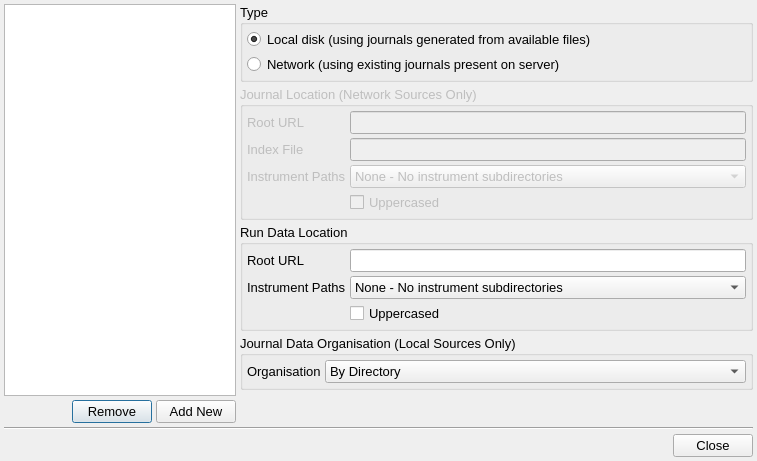
<?xml version="1.0" encoding="UTF-8"?>
<ui version="4.0">
 <class>JournalSourcesDialog</class>
 <widget class="QDialog" name="JournalSourcesDialog">
  <property name="geometry">
   <rect>
    <x>0</x>
    <y>0</y>
    <width>757</width>
    <height>461</height>
   </rect>
  </property>
  <property name="font">
   <font>
    <pointsize>10</pointsize>
   </font>
  </property>
  <property name="windowTitle">
   <string>Dialog</string>
  </property>
  <layout class="QVBoxLayout" name="verticalLayout_4">
   <property name="spacing">
    <number>4</number>
   </property>
   <property name="leftMargin">
    <number>4</number>
   </property>
   <property name="topMargin">
    <number>4</number>
   </property>
   <property name="rightMargin">
    <number>4</number>
   </property>
   <property name="bottomMargin">
    <number>4</number>
   </property>
   <item>
    <layout class="QHBoxLayout" name="horizontalLayout_3">
     <item>
      <layout class="QVBoxLayout" name="verticalLayout_2">
       <property name="spacing">
        <number>4</number>
       </property>
       <item>
        <widget class="QListView" name="SourcesListView"/>
       </item>
       <item>
        <layout class="QHBoxLayout" name="horizontalLayout_2">
         <property name="spacing">
          <number>4</number>
         </property>
         <item>
          <spacer name="horizontalSpacer_2">
           <property name="orientation">
            <enum>Qt::Horizontal</enum>
           </property>
           <property name="sizeHint" stdset="0">
            <size>
             <width>40</width>
             <height>20</height>
            </size>
           </property>
          </spacer>
         </item>
         <item>
          <widget class="QPushButton" name="RemoveSourceButton">
           <property name="text">
            <string>Remove</string>
           </property>
          </widget>
         </item>
         <item>
          <widget class="QPushButton" name="AddNewSourceButton">
           <property name="text">
            <string>Add New</string>
           </property>
          </widget>
         </item>
        </layout>
       </item>
      </layout>
     </item>
     <item>
      <layout class="QVBoxLayout" name="verticalLayout_3">
       <item>
        <widget class="QGroupBox" name="SourceTypGroup">
         <property name="title">
          <string>Type</string>
         </property>
         <layout class="QVBoxLayout" name="verticalLayout">
          <property name="spacing">
           <number>4</number>
          </property>
          <property name="leftMargin">
           <number>4</number>
          </property>
          <property name="topMargin">
           <number>4</number>
          </property>
          <property name="rightMargin">
           <number>4</number>
          </property>
          <property name="bottomMargin">
           <number>4</number>
          </property>
          <item>
           <widget class="QRadioButton" name="GeneratedTypeRadioButton">
            <property name="text">
             <string>Local disk (using journals generated from available files)</string>
            </property>
            <property name="checked">
             <bool>true</bool>
            </property>
           </widget>
          </item>
          <item>
           <widget class="QRadioButton" name="NetworkTypeRadioButton">
            <property name="text">
             <string>Network (using existing journals present on server)</string>
            </property>
           </widget>
          </item>
         </layout>
        </widget>
       </item>
       <item>
        <widget class="QGroupBox" name="JournalLocationGroup">
         <property name="enabled">
          <bool>false</bool>
         </property>
         <property name="title">
          <string>Journal Location (Network Sources Only)</string>
         </property>
         <layout class="QFormLayout" name="formLayout">
          <property name="horizontalSpacing">
           <number>4</number>
          </property>
          <property name="verticalSpacing">
           <number>4</number>
          </property>
          <property name="leftMargin">
           <number>4</number>
          </property>
          <property name="topMargin">
           <number>4</number>
          </property>
          <property name="rightMargin">
           <number>4</number>
          </property>
          <property name="bottomMargin">
           <number>4</number>
          </property>
          <item row="0" column="0">
           <widget class="QLabel" name="JournalRootURLLabel">
            <property name="text">
             <string>Root URL</string>
            </property>
           </widget>
          </item>
          <item row="0" column="1">
           <widget class="QLineEdit" name="JournalRootURLEdit"/>
          </item>
          <item row="1" column="0">
           <widget class="QLabel" name="JournalIndexFileLabel">
            <property name="text">
             <string>Index File</string>
            </property>
           </widget>
          </item>
          <item row="1" column="1">
           <widget class="QLineEdit" name="JournalIndexFIleEdit"/>
          </item>
          <item row="2" column="0">
           <widget class="QLabel" name="JournalInstrumentPathLabel">
            <property name="text">
             <string>Instrument Paths</string>
            </property>
           </widget>
          </item>
          <item row="2" column="1">
           <widget class="QComboBox" name="JournalInstrumentPathCombo">
            <item>
             <property name="text">
              <string>None - No instrument subdirectories</string>
             </property>
            </item>
            <item>
             <property name="text">
              <string>Name - Separate directories named after instruments</string>
             </property>
            </item>
            <item>
             <property name="text">
              <string>NDXName - Separate directories with 'ndx' names</string>
             </property>
            </item>
            <item>
             <property name="text">
              <string>AltNDXName - Separate directories with 'ndx' or alt-'ndx' names</string>
             </property>
            </item>
           </widget>
          </item>
          <item row="3" column="1">
           <widget class="QCheckBox" name="JournalInstrumentPathUppercaseCheck">
            <property name="text">
             <string>Uppercased</string>
            </property>
           </widget>
          </item>
         </layout>
        </widget>
       </item>
       <item>
        <widget class="QGroupBox" name="RunDataLocationGroup">
         <property name="title">
          <string>Run Data Location</string>
         </property>
         <layout class="QFormLayout" name="formLayout_2">
          <property name="horizontalSpacing">
           <number>4</number>
          </property>
          <property name="verticalSpacing">
           <number>4</number>
          </property>
          <property name="leftMargin">
           <number>4</number>
          </property>
          <property name="topMargin">
           <number>4</number>
          </property>
          <property name="rightMargin">
           <number>4</number>
          </property>
          <property name="bottomMargin">
           <number>4</number>
          </property>
          <item row="0" column="0">
           <widget class="QLabel" name="RunDataRootURLLabel">
            <property name="text">
             <string>Root URL</string>
            </property>
           </widget>
          </item>
          <item row="0" column="1">
           <widget class="QLineEdit" name="RunDataRootURLEdit"/>
          </item>
          <item row="1" column="1">
           <widget class="QComboBox" name="RunDataInstrumentPathCombo">
            <item>
             <property name="text">
              <string>None - No instrument subdirectories</string>
             </property>
            </item>
            <item>
             <property name="text">
              <string>Name - Separate directories named after instruments</string>
             </property>
            </item>
            <item>
             <property name="text">
              <string>NDXName - Separate directories with 'ndx' names</string>
             </property>
            </item>
            <item>
             <property name="text">
              <string>AltNDXName - Separate directories with 'ndx' or alt-'ndx' names</string>
             </property>
            </item>
           </widget>
          </item>
          <item row="1" column="0">
           <widget class="QLabel" name="RunDataInstrumentPathLabel">
            <property name="text">
             <string>Instrument Paths</string>
            </property>
           </widget>
          </item>
          <item row="2" column="1">
           <widget class="QCheckBox" name="RunDataInstrumentPathUppercaseCheck">
            <property name="text">
             <string>Uppercased</string>
            </property>
           </widget>
          </item>
         </layout>
        </widget>
       </item>
       <item>
        <widget class="QGroupBox" name="DataOrganisationGroup">
         <property name="title">
          <string>Journal Data Organisation (Local Sources Only)</string>
         </property>
         <layout class="QFormLayout" name="formLayout_3">
          <property name="horizontalSpacing">
           <number>4</number>
          </property>
          <property name="verticalSpacing">
           <number>4</number>
          </property>
          <property name="leftMargin">
           <number>4</number>
          </property>
          <property name="topMargin">
           <number>4</number>
          </property>
          <property name="rightMargin">
           <number>4</number>
          </property>
          <property name="bottomMargin">
           <number>4</number>
          </property>
          <item row="0" column="0">
           <widget class="QLabel" name="RunDataRootURLLabel_2">
            <property name="toolTip">
             <string>How run data will be organised into generated journals</string>
            </property>
            <property name="text">
             <string>Organisation</string>
            </property>
           </widget>
          </item>
          <item row="0" column="1">
           <widget class="QComboBox" name="comboBox">
            <property name="toolTip">
             <string>How run data will be organised into generated journals</string>
            </property>
            <item>
             <property name="text">
              <string>By Directory</string>
             </property>
            </item>
            <item>
             <property name="text">
              <string>By RB Number</string>
             </property>
            </item>
           </widget>
          </item>
         </layout>
        </widget>
       </item>
       <item>
        <spacer name="verticalSpacer">
         <property name="orientation">
          <enum>Qt::Vertical</enum>
         </property>
         <property name="sizeHint" stdset="0">
          <size>
           <width>20</width>
           <height>40</height>
          </size>
         </property>
        </spacer>
       </item>
      </layout>
     </item>
    </layout>
   </item>
   <item>
    <widget class="Line" name="line">
     <property name="orientation">
      <enum>Qt::Horizontal</enum>
     </property>
    </widget>
   </item>
   <item>
    <layout class="QHBoxLayout" name="horizontalLayout">
     <property name="spacing">
      <number>4</number>
     </property>
     <item>
      <spacer name="horizontalSpacer">
       <property name="orientation">
        <enum>Qt::Horizontal</enum>
       </property>
       <property name="sizeHint" stdset="0">
        <size>
         <width>40</width>
         <height>20</height>
        </size>
       </property>
      </spacer>
     </item>
     <item>
      <widget class="QPushButton" name="CloseButton">
       <property name="text">
        <string>Close</string>
       </property>
      </widget>
     </item>
    </layout>
   </item>
  </layout>
 </widget>
 <resources/>
 <connections>
  <connection>
   <sender>GeneratedTypeRadioButton</sender>
   <signal>toggled(bool)</signal>
   <receiver>JournalLocationGroup</receiver>
   <slot>setDisabled(bool)</slot>
   <hints>
    <hint type="sourcelabel">
     <x>248</x>
     <y>49</y>
    </hint>
    <hint type="destinationlabel">
     <x>281</x>
     <y>119</y>
    </hint>
   </hints>
  </connection>
  <connection>
   <sender>GeneratedTypeRadioButton</sender>
   <signal>toggled(bool)</signal>
   <receiver>groupBox</receiver>
   <slot>setEnabled(bool)</slot>
   <hints>
    <hint type="sourcelabel">
     <x>454</x>
     <y>49</y>
    </hint>
    <hint type="destinationlabel">
     <x>377</x>
     <y>384</y>
    </hint>
   </hints>
  </connection>
  <connection>
   <sender>NetworkTypeRadioButton</sender>
   <signal>toggled(bool)</signal>
   <receiver>JournalLocationGroup</receiver>
   <slot>setEnabled(bool)</slot>
   <hints>
    <hint type="sourcelabel">
     <x>231</x>
     <y>80</y>
    </hint>
    <hint type="destinationlabel">
     <x>233</x>
     <y>121</y>
    </hint>
   </hints>
  </connection>
  <connection>
   <sender>NetworkTypeRadioButton</sender>
   <signal>toggled(bool)</signal>
   <receiver>groupBox</receiver>
   <slot>setDisabled(bool)</slot>
   <hints>
    <hint type="sourcelabel">
     <x>497</x>
     <y>80</y>
    </hint>
    <hint type="destinationlabel">
     <x>498</x>
     <y>383</y>
    </hint>
   </hints>
  </connection>
 </connections>
</ui>
